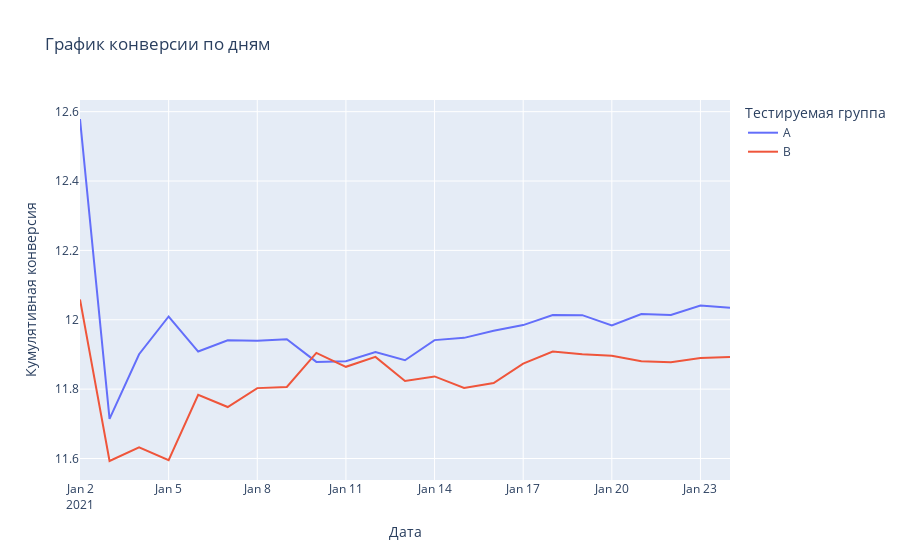

This figure's notebook cell:
### Markdown cell above
Постройте кумулятивные графики конверсии и среднего чека в каждой группе по дням. Сделайте выводы. Можно ли назвать A/B-тест завершенным - стабилизировались ли значения метрик во времени? Как соотносятся кумулятивные показатели в каждой группе?

### Code cell
fig = px.line(daily_data, x="date", 
              y="cum_conversion", 
              color='group',  
              title='График конверсии по дням',
              labels=dict(group='Тестируемая группа')
              )
fig.update_layout(
                yaxis_title_text='Кумулятивная конверсия',
                xaxis_title_text='Дата'
)
fig.show()

### Figure 1 — Plotly figure (JSON) as saved in the notebook; plotly's stock layout.template omitted (floating-point values rounded to 4 significant figures)
{"data": [{"hovertemplate": "Тестируемая группа=A<br>date=%{x}<br>cum_conversion=%{y}<extra></extra>", "legendgroup": "A", "line": {"color": "#636efa", "dash": "solid"}, "marker": {"symbol": "circle"}, "mode": "lines", "name": "A", "orientation": "v", "showlegend": true, "type": "scatter", "x": ["2021-01-02T00:00:00", "2021-01-03T00:00:00", "2021-01-04T00:00:00", "2021-01-05T00:00:00", "2021-01-06T00:00:00", "2021-01-07T00:00:00", "2021-01-08T00:00:00", "2021-01-09T00:00:00", "2021-01-10T00:00:00", "2021-01-11T00:00:00", "2021-01-12T00:00:00", "2021-01-13T00:00:00", "2021-01-14T00:00:00", "2021-01-15T00:00:00", "2021-01-16T00:00:00", "2021-01-17T00:00:00", "2021-01-18T00:00:00", "2021-01-19T00:00:00", "2021-01-20T00:00:00", "2021-01-21T00:00:00", "2021-01-22T00:00:00", "2021-01-23T00:00:00", "2021-01-24T00:00:00"], "xaxis": "x", "y": [12.58, 11.71, 11.9, 12.01, 11.91, 11.94, 11.94, 11.94, 11.88, 11.88, 11.91, 11.88, 11.94, 11.95, 11.97, 11.98, 12.01, 12.01, 11.98, 12.02, 12.01, 12.04, 12.03], "yaxis": "y"}, {"hovertemplate": "Тестируемая группа=B<br>date=%{x}<br>cum_conversion=%{y}<extra></extra>", "legendgroup": "B", "line": {"color": "#EF553B", "dash": "solid"}, "marker": {"symbol": "circle"}, "mode": "lines", "name": "B", "orientation": "v", "showlegend": true, "type": "scatter", "x": ["2021-01-02T00:00:00", "2021-01-03T00:00:00", "2021-01-04T00:00:00", "2021-01-05T00:00:00", "2021-01-06T00:00:00", "2021-01-07T00:00:00", "2021-01-08T00:00:00", "2021-01-09T00:00:00", "2021-01-10T00:00:00", "2021-01-11T00:00:00", "2021-01-12T00:00:00", "2021-01-13T00:00:00", "2021-01-14T00:00:00", "2021-01-15T00:00:00", "2021-01-16T00:00:00", "2021-01-17T00:00:00", "2021-01-18T00:00:00", "2021-01-19T00:00:00", "2021-01-20T00:00:00", "2021-01-21T00:00:00", "2021-01-22T00:00:00", "2021-01-23T00:00:00", "2021-01-24T00:00:00"], "xaxis": "x", "y": [12.06, 11.59, 11.63, 11.59, 11.78, 11.75, 11.8, 11.81, 11.9, 11.86, 11.89, 11.82, 11.84, 11.8, 11.82, 11.87, 11.91, 11.9, 11.9, 11.88, 11.88, 11.89, 11.89], "yaxis": "y"}], "layout": {"legend": {"title": {"text": "Тестируемая группа"}, "tracegroupgap": 0}, "title": {"text": "График конверсии по дням"}, "xaxis": {"anchor": "y", "domain": [0, 1], "title": {"text": "Дата"}}, "yaxis": {"anchor": "x", "domain": [0, 1], "title": {"text": "Кумулятивная конверсия"}}}}
